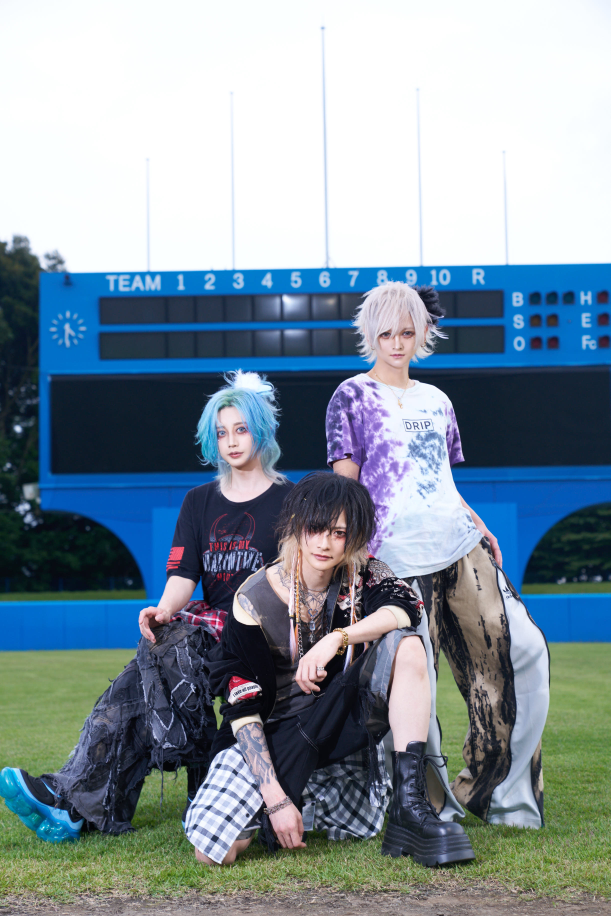
#> input picture assets/charity/group_field_stream.jpg, 2443 x 3664 px (shown at 1/4 size)
$ python make_stream_base.py
#> lines starting #> are read from the running program, lines starting #| are printed output that depends on the picture
#!/usr/bin/env python3
"""Create the text-free 4:5 base photo for the charity livestream banner."""

from pathlib import Path

from PIL import Image, ImageDraw, ImageEnhance, ImageFilter, ImageStat


HERE = Path(__file__).resolve().parent
SOURCE = HERE / "group_field_stream.jpg"
OUTPUT = HERE / "stream_base_1080x1350.jpg"

OUTPUT_SIZE = (1080, 1350)

# Source-space crop: 2072 x 2590 = 4:5. The crop uses the source's bottom edge
# and leaves RAY 36 source pixels (18.8 output pixels) of headroom. Horizontally,
# it places the mean x coordinate of the three measured face centres at 539.8px.
CROP_BOX = (238, 1074, 2310, 3664)

# Face bounds measured in the 2443 x 3664 source and visually checked against
# the eyes, chin and hairline. Values are (left, top, right, bottom).
FACE_BOXES = {
    "left / blue hair": (823, 1648, 1039, 1864),
    "centre / black hair (KOU)": (1189, 2055, 1413, 2279),
    "right / white hair (RAY)": (1479, 1259, 1699, 1479),
}

# Topmost visible white strand, measured in the source image.
RAY_HEAD_TOP_Y = 1110

# Keep the fade entirely below KOU's measured chin. The extra source-space
# margin prevents resampling from leaking the black overlay onto the face.
KOU_FACE_BOTTOM_Y = FACE_BOXES["centre / black hair (KOU)"][3]
BOTTOM_GRADIENT_MARGIN_SOURCE = 28


def smoothstep(value: float) -> float:
    """Return a smooth 0..1 interpolation with soft ends."""
    value = max(0.0, min(1.0, value))
    return value * value * (3.0 - 2.0 * value)


def vertical_black_gradient(
    size: tuple[int, int],
    start_y: int,
    end_y: int,
    start_alpha: float,
    end_alpha: float,
    curve_power: float = 1.0,
) -> Image.Image:
    """Build an RGBA black overlay whose alpha varies smoothly by row."""
    width, height = size
    span = max(1, end_y - start_y)
    row_values = []
    for y in range(height):
        linear_t = max(0.0, min(1.0, (y - start_y) / span))
        t = smoothstep(linear_t**curve_power)
        alpha = start_alpha + (end_alpha - start_alpha) * t
        if y < start_y:
            alpha = start_alpha
        elif y > end_y:
            alpha = end_alpha
        row_values.append(round(255 * alpha))

    alpha_strip = Image.new("L", (1, height))
    alpha_strip.putdata(row_values)
    alpha_mask = alpha_strip.resize((width, height))
    overlay = Image.new("RGBA", size, (0, 0, 0, 0))
    overlay.putalpha(alpha_mask)
    return overlay


def vignette_overlay(size: tuple[int, int], max_alpha: float = 0.13) -> Image.Image:
    """Create a restrained elliptical vignette, reaching max_alpha at corners."""
    width, height = size
    cx = (width - 1) / 2.0
    cy = (height - 1) / 2.0
    corner_distance = (cx * cx + cy * cy) ** 0.5
    pixels = []
    for y in range(height):
        dy = y - cy
        for x in range(width):
            distance = (((x - cx) ** 2 + dy * dy) ** 0.5) / corner_distance
            # The centre and broad middle stay untouched; falloff begins at 55%.
            amount = smoothstep((distance - 0.55) / 0.45)
            pixels.append(round(255 * max_alpha * amount))

    mask = Image.new("L", size)
    mask.putdata(pixels)
    overlay = Image.new("RGBA", size, (0, 0, 0, 0))
    overlay.putalpha(mask)
    return overlay


def composite_black(image: Image.Image, overlay: Image.Image) -> Image.Image:
    return Image.alpha_composite(image.convert("RGBA"), overlay)


def output_point(source_x: float, source_y: float) -> tuple[float, float]:
    """Map a point from source space into the resized output."""
    crop_left, crop_top, crop_right, crop_bottom = CROP_BOX
    output_width, output_height = OUTPUT_SIZE
    return (
        (source_x - crop_left) * output_width / (crop_right - crop_left),
        (source_y - crop_top) * output_height / (crop_bottom - crop_top),
    )


def lift_kou_face(image: Image.Image, amount: float = 1.12) -> Image.Image:
    """Gently lift KOU's face with a generously feathered elliptical mask."""
    left, top, right, bottom = FACE_BOXES["centre / black hair (KOU)"]
    centre_x, centre_y = output_point((left + right) / 2, (top + bottom) / 2)
    face_width = (right - left) * OUTPUT_SIZE[0] / (CROP_BOX[2] - CROP_BOX[0])
    face_height = (bottom - top) * OUTPUT_SIZE[1] / (CROP_BOX[3] - CROP_BOX[1])

    # The solid ellipse covers the face; the blur makes the transition around
    # it broad enough to remain invisible after JPEG encoding.
    # Expand the measured face bounds by 12% in both axes.
    radius_x = face_width * 0.56
    radius_y = face_height * 0.56
    mask = Image.new("L", image.size, 0)
    draw = ImageDraw.Draw(mask)
    draw.ellipse(
        (
            round(centre_x - radius_x),
            round(centre_y - radius_y),
            round(centre_x + radius_x),
            round(centre_y + radius_y),
        ),
        fill=255,
    )
    mask = mask.filter(ImageFilter.GaussianBlur(radius=42))
    lifted = ImageEnhance.Brightness(image).enhance(amount)
    return Image.composite(lifted, image, mask)


def main() -> None:
    with Image.open(SOURCE) as source:
#> source is the input picture: PIL image 2443x3664 RGB; mean R, G, B 128.7, 145.2, 156.5
        source = source.convert("RGB")
        if source.size != (2443, 3664):
            raise ValueError(f"Unexpected source size: {source.size}; expected (2443, 3664)")

        image = source.crop(CROP_BOX)
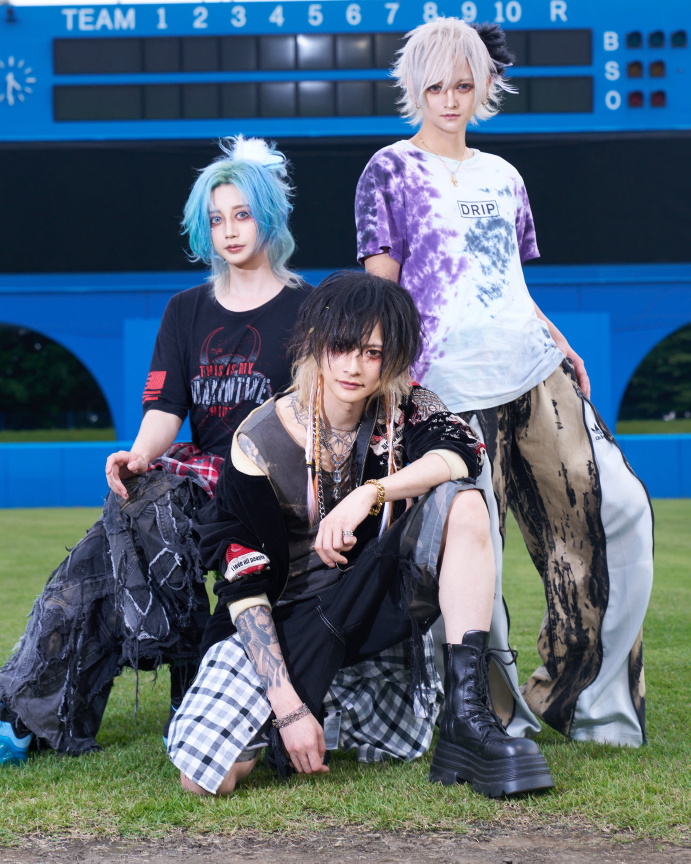
#> image: PIL image 2072x2590 RGB (shown at 1/3 size); mean R, G, B 82.6, 101.7, 119.5
        image = image.resize(OUTPUT_SIZE, Image.Resampling.LANCZOS)
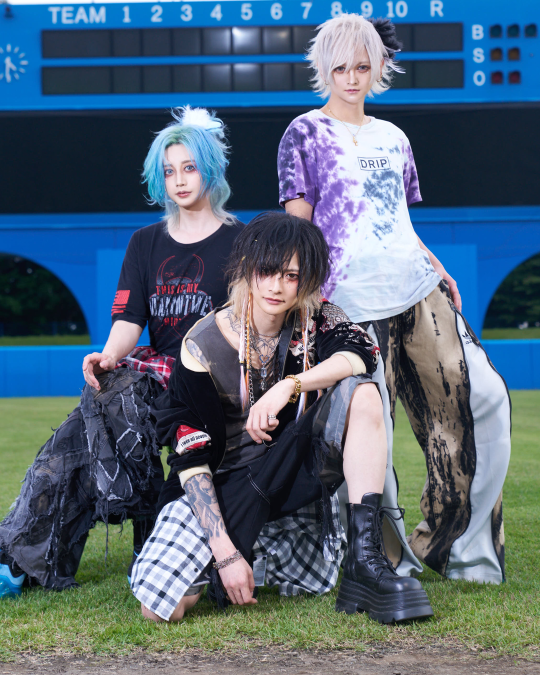
#> image: PIL image 1080x1350 RGB (shown at 1/2 size); mean R, G, B 82.6, 101.7, 119.5

    image = ImageEnhance.Brightness(image).enhance(0.82)
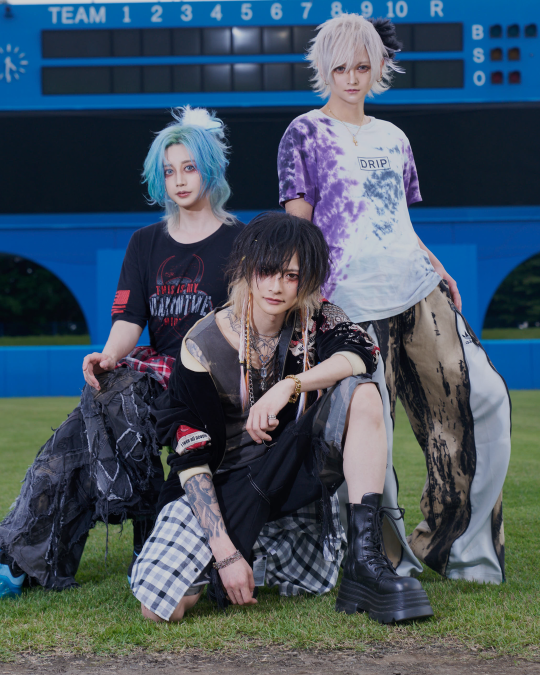
#> image: PIL image 1080x1350 RGB (shown at 1/2 size); mean R, G, B 67.2, 82.9, 97.5
    image = ImageEnhance.Contrast(image).enhance(1.08)
    image = ImageEnhance.Color(image).enhance(0.92)
    image = lift_kou_face(image)
#> in lift_kou_face, `mask = Image.new("L", image.size, 0)`: mask: PIL image 1080x1350 L; every value is 0
#> in lift_kou_face, `mask = mask.filter(ImageFilter.GaussianBlur(radius=42))`:
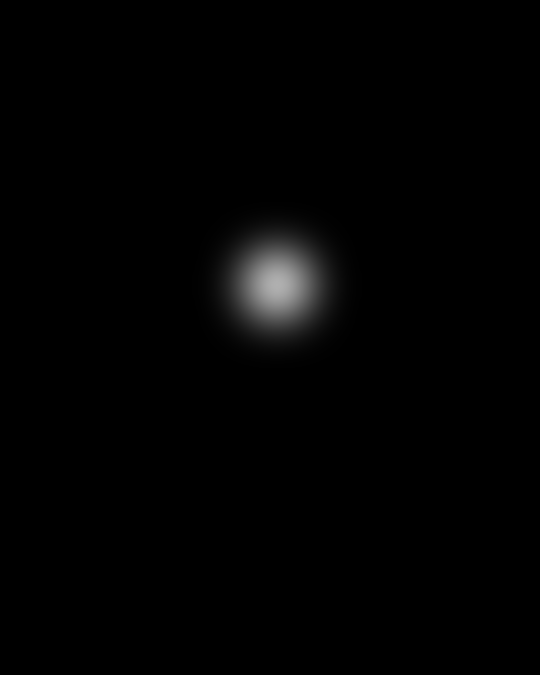
#> mask: PIL image 1080x1350 L (shown at 1/2 size); min 0, max 176, mean 2.4

    width, height = image.size
#> width = 1080; height = 1350

    kou_face_bottom_output = output_point(0, KOU_FACE_BOTTOM_Y)[1]
    bottom_start = round(
        output_point(0, KOU_FACE_BOTTOM_Y + BOTTOM_GRADIENT_MARGIN_SOURCE)[1]
    )
    image = composite_black(
        image,
        vertical_black_gradient(
            image.size, bottom_start, height - 1, 0.0, 0.92, curve_power=0.9
        ),
    )
#> in vertical_black_gradient, `alpha_mask = alpha_strip.resize((width, height))`:
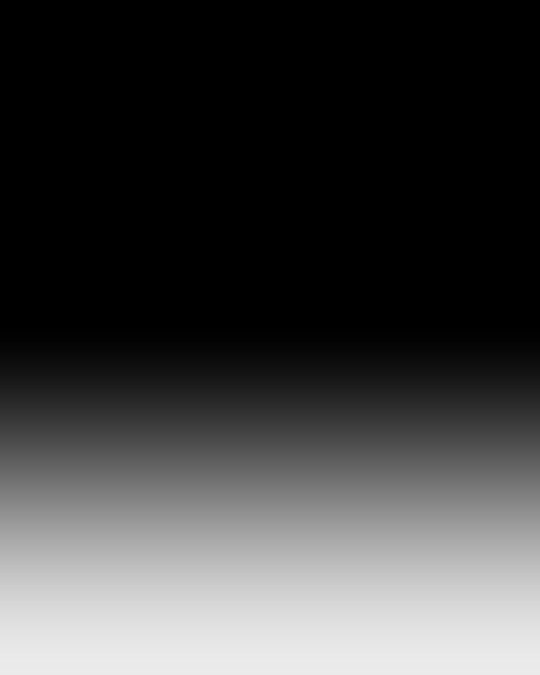
#> alpha_mask: PIL image 1080x1350 L (shown at 1/2 size); min 0, max 235, mean 65.2
#> in vertical_black_gradient, `overlay = Image.new("RGBA", size, (0, 0, 0, 0))`: overlay: PIL image 1080x1350 RGBA; every value is 0
#> in vertical_black_gradient, `overlay.putalpha(alpha_mask)`:
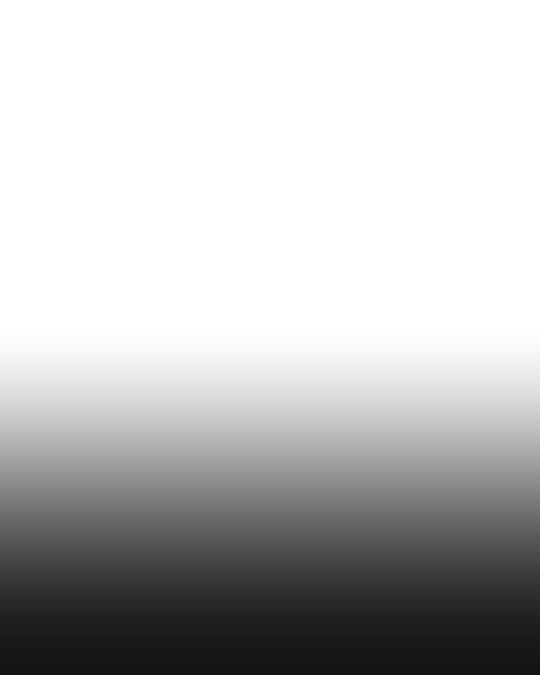
#> overlay: PIL image 1080x1350 RGBA (shown at 1/2 size); mean R, G, B, A 0, 0, 0, 65.2; transparent parts drawn white
#> in composite_black, `return Image.alpha_composite(image.convert("RGBA"), overlay)`:
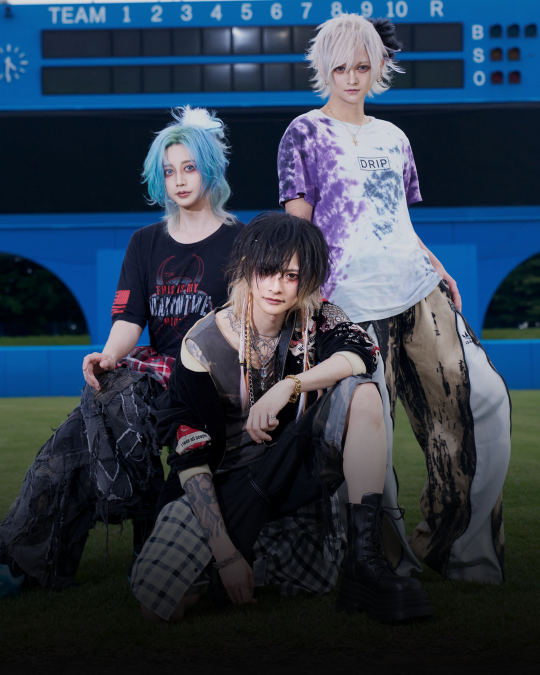
#> returned value: PIL image 1080x1350 RGBA (shown at 1/2 size); mean R, G, B, A 45.9, 59.3, 75.6, 255

    # No top gradient: only a very light edge vignette remains.
    image = composite_black(
        image, vignette_overlay(image.size, max_alpha=0.07)
    ).convert("RGB")
    image.save(OUTPUT, "JPEG", quality=94, optimize=True)

    # Measure the encoded deliverable, not the pre-JPEG working image.
    with Image.open(OUTPUT) as result:
        result.load()
        lower_region = result.crop((0, bottom_start, width, height)).convert("L")
        lower_mean = ImageStat.Stat(lower_region).mean[0]

    crop_left, crop_top, crop_right, crop_bottom = CROP_BOX
    print(f"Wrote: {OUTPUT}")
    print(f"Output size: {width}x{height}")
    print(f"Crop box: x={crop_left}..{crop_right}, y={crop_top}..{crop_bottom}")
    face_output_x_values = []
    for label, (left, top, right, bottom) in FACE_BOXES.items():
        face_x = (left + right) / 2
        face_y = (top + bottom) / 2
        output_x, output_y = output_point(face_x, face_y)
        face_output_x_values.append(output_x)
        print(
            f"Face {label}: source centre=({face_x:.1f}, {face_y:.1f}), "
            f"output centre=({output_x:.1f}, {output_y:.1f})"
        )
    face_mean_x = sum(face_output_x_values) / len(face_output_x_values)
    print(
        f"Face x mean: {face_mean_x:.1f} "
        f"({face_mean_x - width / 2:+.1f}px from output centre)"
    )
    ray_headroom = output_point(0, RAY_HEAD_TOP_Y)[1]
    print(
        f"KOU face bottom: source y={KOU_FACE_BOTTOM_Y}, "
        f"output y={kou_face_bottom_output:.1f}"
    )
    print(
        f"Bottom gradient: output start y={bottom_start} "
        f"({bottom_start - kou_face_bottom_output:.1f}px below KOU face)"
    )
    print(
        f"RAY headroom: source {RAY_HEAD_TOP_Y - crop_top}px, "
        f"output {ray_headroom:.1f}px ({ray_headroom / height:.1%})"
    )
    print(f"Gradient region mean luminance: {lower_mean:.2f} / 255")


if __name__ == "__main__":
#> (the run stopped early here; a loop or call above may not have finished)
